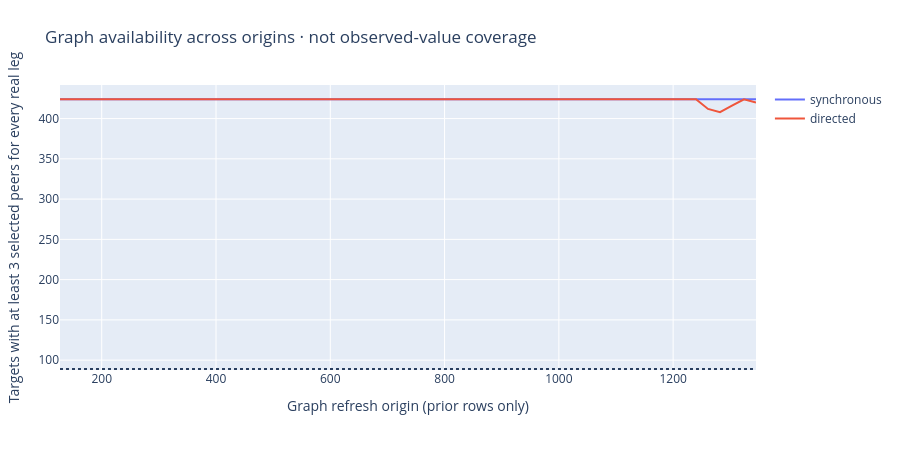

Notebook code for this chart:
### Markdown cell above
## Graph availability

### Code cell
figures[1][1].show(renderer='plotly_mimetype')

### Figure 1 — Plotly figure (JSON) as saved in the notebook; plotly's stock layout.template omitted (floating-point values rounded to 4 significant figures)
{"data": [{"mode": "lines", "name": "synchronous", "type": "scatter", "x": [127, 148, 169, 190, 211, 232, 253, 274, 295, 316, 337, 358, 379, 400, 421, 442, 463, 484, 505, 526, 547, 568, 589, 610, 631, 652, 673, 694, 715, 736, 757, 778, 799, 820, 841, 862, 883, 904, 925, 946, 967, 988, 1009, 1030, 1051, 1072, 1093, 1114, 1135, 1156, 1177, 1198, 1219, 1240, 1261, 1282, 1303, 1324, 1345], "y": [424, 424, 424, 424, 424, 424, 424, 424, 424, 424, 424, 424, 424, 424, 424, 424, 424, 424, 424, 424, 424, 424, 424, 424, 424, 424, 424, 424, 424, 424, 424, 424, 424, 424, 424, 424, 424, 424, 424, 424, 424, 424, 424, 424, 424, 424, 424, 424, 424, 424, 424, 424, 424, 424, 424, 424, 424, 424, 424]}, {"mode": "lines", "name": "directed", "type": "scatter", "x": [127, 148, 169, 190, 211, 232, 253, 274, 295, 316, 337, 358, 379, 400, 421, 442, 463, 484, 505, 526, 547, 568, 589, 610, 631, 652, 673, 694, 715, 736, 757, 778, 799, 820, 841, 862, 883, 904, 925, 946, 967, 988, 1009, 1030, 1051, 1072, 1093, 1114, 1135, 1156, 1177, 1198, 1219, 1240, 1261, 1282, 1303, 1324, 1345], "y": [424, 424, 424, 424, 424, 424, 424, 424, 424, 424, 424, 424, 424, 424, 424, 424, 424, 424, 424, 424, 424, 424, 424, 424, 424, 424, 424, 424, 424, 424, 424, 424, 424, 424, 424, 424, 424, 424, 424, 424, 424, 424, 424, 424, 424, 424, 424, 424, 424, 424, 424, 424, 424, 424, 412, 408, 416, 424, 420]}], "layout": {"height": 470, "legend": {"title": {"text": ""}}, "margin": {"b": 100, "l": 60, "r": 25, "t": 85}, "shapes": [{"line": {"dash": "dot"}, "type": "line", "x0": 0, "x1": 1, "xref": "x domain", "y0": 89, "y1": 89, "yref": "y"}], "title": {"text": "Graph availability across origins · not observed-value coverage"}, "xaxis": {"title": {"text": "Graph refresh origin (prior rows only)"}}, "yaxis": {"title": {"text": "Targets with at least 3 selected peers for every real leg"}}}}
